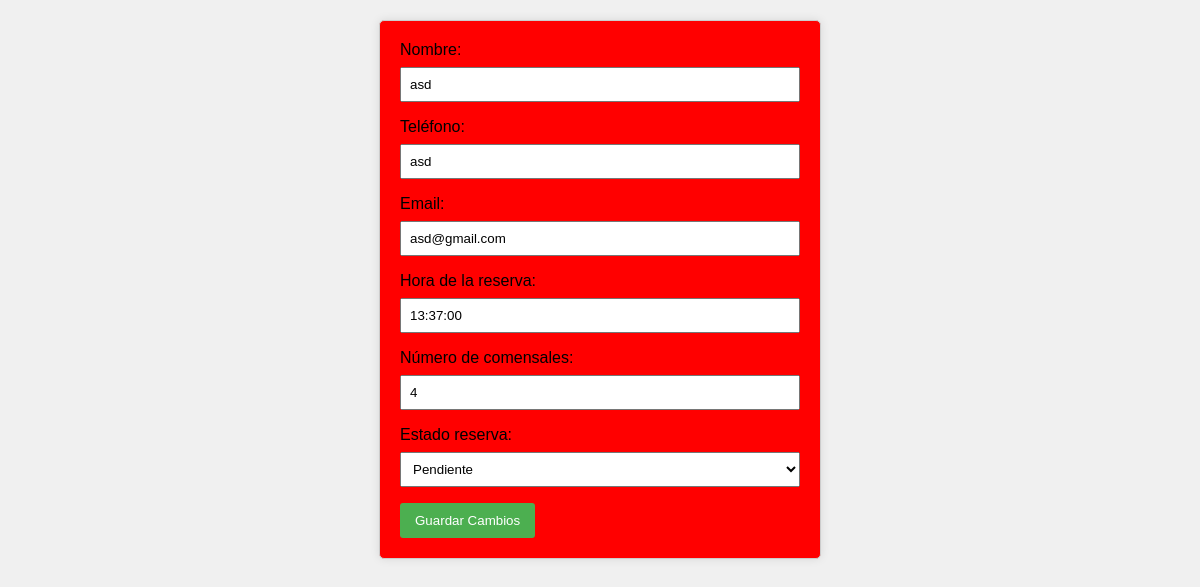
Page /editar_reserva.php?id=1 on the committed database.
### tables this page shows
CREATE TABLE `reservas` (
  `id` int(11) NOT NULL,
  `nombre` varchar(255) NOT NULL,
  `telefono` varchar(15) NOT NULL,
  `email` varchar(255) NOT NULL,
  `contraseña` varchar(255) NOT NULL,
  `fecha_reserva` date NOT NULL,
  `hora_entrada` time NOT NULL,
  `num_comensales` int(11) NOT NULL,
  `motivo` text NOT NULL,
  `id_usuario` varchar(255) NOT NULL,
  `estado_reserva` varchar(50) DEFAULT 'PENDIENTE',
  `rol` varchar(255) DEFAULT NULL
);

### editar_reserva.php (the view, shortened to what this page needs)
<?php
if (isset($_GET['id'])) {
    $id_reserva = $_GET['id'];
    $conexion = new mysqli("localhost", "root", "", "kutral");
    $sql = "SELECT * FROM reservas WHERE id = $id_reserva";
    $result = $conexion->query($sql);
    if ($result->num_rows > 0) {
        $row = $result->fetch_assoc();
        $nombre = $row['nombre'];
        $telefono = $row['telefono'];
        $email = $row['email'];
        $hora_reserva = $row['hora_entrada'];
        $num_comensales = $row['num_comensales'];
        $estado_reserva = $row['estado_reserva'];
    } else {
        header("Location: reservasclientes.php");
        exit();
    }
} else {
    header("Location: reservasclientes.php");
    exit();
}
?>
<!DOCTYPE html>
<html lang="en">
<head>
    <link rel="stylesheet" href="css/edit.css">
</head>
<body>
    <form method="post" action="">
        <label for="nombre">Nombre:</label>
        <input type="text" id="nombre" name="nombre" value="<?php echo $nombre; ?>" required>
        <label for="telefono">Teléfono:</label>
        <input type="tel" id="telefono" name="telefono" value="<?php echo $telefono; ?>" required>
        <label for="email">Email:</label>
        <input type="email" id="email" name="email" value="<?php echo $email; ?>" required>
        <label for="hora_reserva">Hora de la reserva:</label>
        <input type="text" id="hora_reserva" name="hora_reserva" value="<?php echo $hora_reserva; ?>" required>
        <label for="num_comensales">Número de comensales:</label>
        <input type="number" id="num_comensales" name="num_comensales" value="<?php echo $num_comensales; ?>" required>
        <label for="estado_reserva">Estado reserva:</label>
        <select id="estado_reserva" name="estado_reserva" required>
            <option value="Pendiente" <?php if ($estado_reserva == 'Pendiente') echo 'selected'; ?>>Pendiente</option>
        </select>
        <button type="submit">Guardar Cambios</button>
    </form>
</body>
</html>

### css/edit.css (style rules this page uses)
body { font-family: Arial, sans-serif; background-color: #f0f0f0; }
form { max-width: 400px; margin: 20px auto; padding: 20px; border: 1px solid #ccc; border-radius: 5px; box-shadow: 0 0 10px rgba(0, 0, 0, 0.1); background-color: #ff0000; }
label { display: block; margin-bottom: 8px; }
input, select { width: 100%; padding: 8px; margin-bottom: 16px; box-sizing: border-box; }
button { background-color: #4caf50; color: white; padding: 10px 15px; border: none; border-radius: 3px; cursor: pointer; }

### rows in the picture
reservas: nombre "asd", telefono "asd", email "asd@gmail.com", hora_reserva "13:37:00", num_comensales "4"
